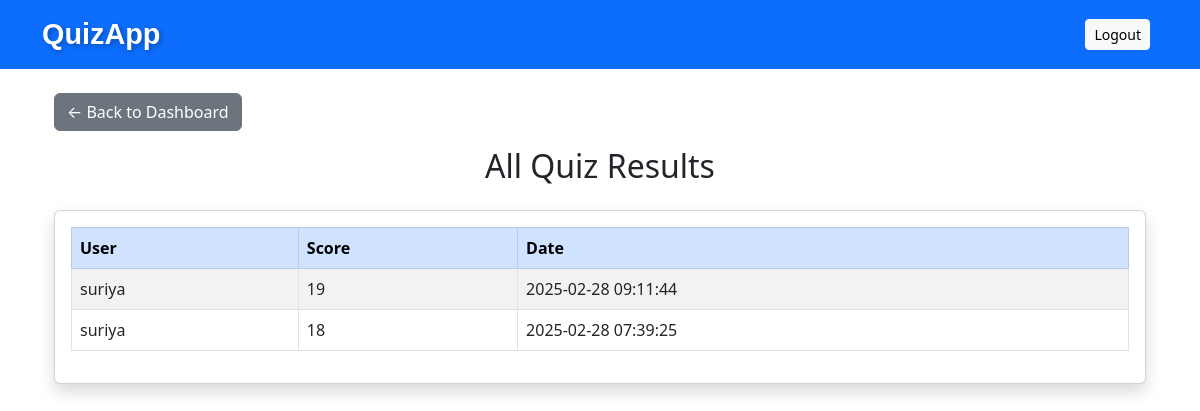
Before: /view_results (signed in) with the older database file.
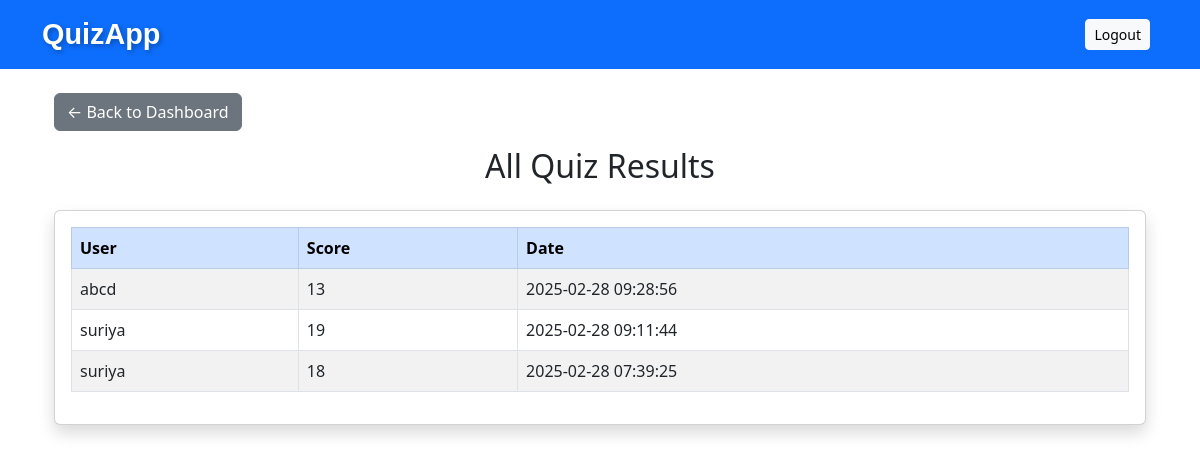
After: the same page with the newer database file.
### tables this page shows
CREATE TABLE results (
    id INTEGER PRIMARY KEY AUTOINCREMENT,
    user_id INTEGER,
    score INTEGER,
    taken_at TIMESTAMP DEFAULT CURRENT_TIMESTAMP,
    FOREIGN KEY(user_id) REFERENCES users(id)
);

CREATE TABLE users (
    id INTEGER PRIMARY KEY AUTOINCREMENT,
    username TEXT UNIQUE NOT NULL,
    password TEXT NOT NULL,
    is_admin INTEGER DEFAULT 0  -- 1 for admin, 0 for normal users
);

### app.py (the view)
@app.route('/view_results')
def view_results():
    if not session.get('is_admin'):
        flash("Admin access required", "danger")
        return redirect(url_for('login'))
    db_conn = get_db()
    cur = db_conn.execute("""
        SELECT u.username, r.score, r.taken_at
        FROM results r
        JOIN users u ON r.user_id = u.id
        ORDER BY r.taken_at DESC
    """)
    results = cur.fetchall()
    return render_template('view_results.html', results=results)

### app.py (called while the page is built)
def get_db():
    database = getattr(g, '_database', None)
    if database is None:
        database = g._database = sqlite3.connect(DATABASE)
        database.row_factory = sqlite3.Row  # Allow accessing columns by name
    return database

@app.teardown_appcontext
def close_connection(exception):
    database = getattr(g, '_database', None)
    if database is not None:
        database.close()

### templates/view_results.html
{% extends "base.html" %}
{% block content %}
<div class="container mt-4">
  <a href="{{ url_for('admin') }}" class="btn btn-secondary mb-3">← Back to Dashboard</a>
  <h2 class="text-center mb-4">All Quiz Results</h2>
  <div class="card p-3 shadow">
    <div class="table-responsive">
      <table class="table table-striped table-bordered">
        <thead class="table-primary">
          <tr>
            <th>User</th>
            <th>Score</th>
            <th>Date</th>
          </tr>
        </thead>
        <tbody>
          {% if results %}
            {% for result in results %}
              <tr>
                <td>{{ result.username }}</td>
                <td>{{ result.score }}</td>
                <td>{{ result.taken_at }}</td>
              </tr>
            {% endfor %}
          {% else %}
            <tr>
              <td colspan="3" class="text-center">No results available.</td>
            </tr>
          {% endif %}
        </tbody>
      </table>
    </div>
  </div>
</div>
{% endblock %}

Changed rows visible on the page:
added results: username "abcd", score "13", taken_at "2025-02-28 09:28:56"
